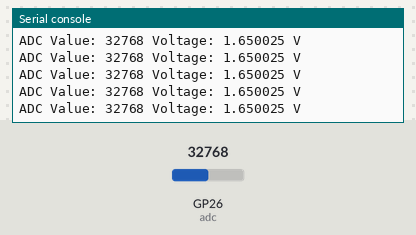
Simulated run of this program. Board: Raspberry Pi Pico running MicroPython. On the bench: the last lines printed to the serial console. The test bench sets the inputs (shaded band); at power-on: GP26 (adc) = 32768 (analog values on the 0–65535 scale).

Above: at 1.2 s.
1.3 s: GP26 (adc) set to 45874
At 1.31 s:
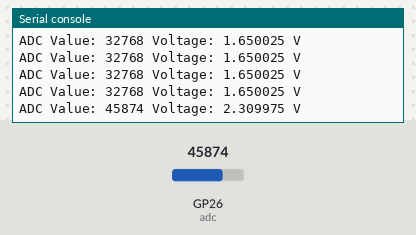
2.8 s: GP26 (adc) set to 57670
At 2.82 s:
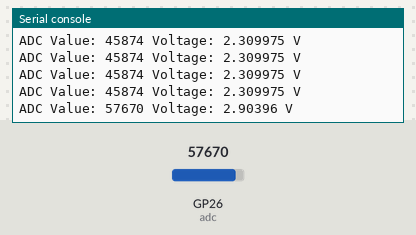
Timing chart, 0 to 5.8 s (numbered marks = the images above; inputs shaded):
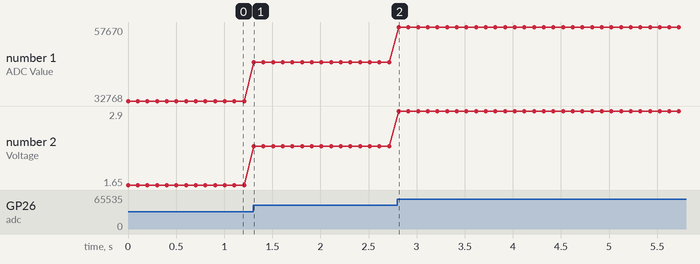

Measured:
- after the input at 1.3 s, the serial console: prints a new line at once (image 1)
- after the input at 2.8 s, the serial console: prints a new line at once (image 2)
- plotted number 1: 32768 → 45874 after the input at 1.3 s, 45874 → 57670 after the input at 2.8 s
- plotted number 2: 1.65 → 2.31 after the input at 1.3 s, 2.31 → 2.9 after the input at 2.8 s

The program:

Project_22.1_Read_Potentiometer_Analog_Value.py
```python
from machine import ADC, Pin
import time
# Initialize the potentiometer to pin 26 (ADC function)
adc = ADC(26)

# Print the current adc value of the potentiometer cyclically
# Print the current voltage value of the potentiometer cyclically
try:
    while True:
        adcValue = adc.read_u16() # read the ADC value of potentiometer
        voltage = adcValue / 65535.0 * 3.3
        print("ADC Value:", adcValue, "Voltage:", voltage, "V")
        time.sleep(0.1)
except:
    pass
```
